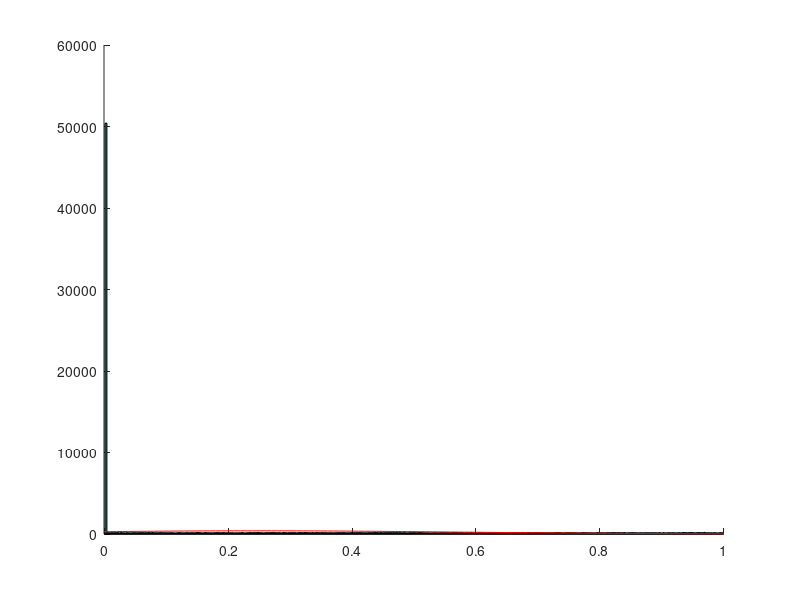

Write the MATLAB code that produced this figure. (Note: this script raises an error after producing the figure.)
rng(0,'twister');
a = -2;
b = 2;
r = (b-a).*rand(100000,1) + a;
p = (b-a).*rand(100000,1) + a;
%r_range = [min(-2) max(2)];
hold on;
for i = 1:length(r)
    if (r(i) >= -1) && (r(i) <= 1)
        r(i)=abs(r(i));
        fprintf('Inside if ');
    else
        fprintf('0?');
        r(i)=0;
    end
    
end

%java.lang.Thread.sleep(duration*10000);

h2=histfit(r(2:length(r)));
set(h2(1),'facecolor',[0.2,0.5,0.5]);
set(h2(1),'FaceAlpha',0.5);
%%h = histogram(r);
%hs=histogram(r);
%set(hs(1),'FaceAlpha',0.5);
hold off;